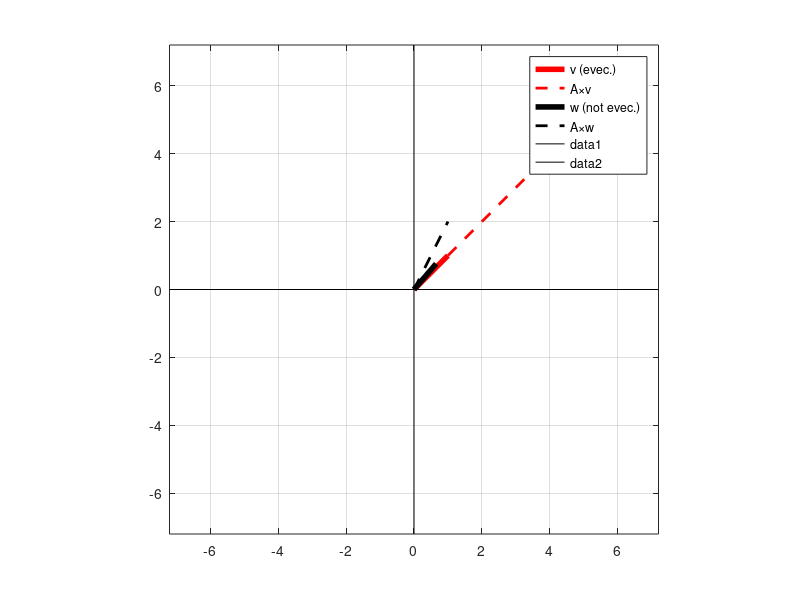
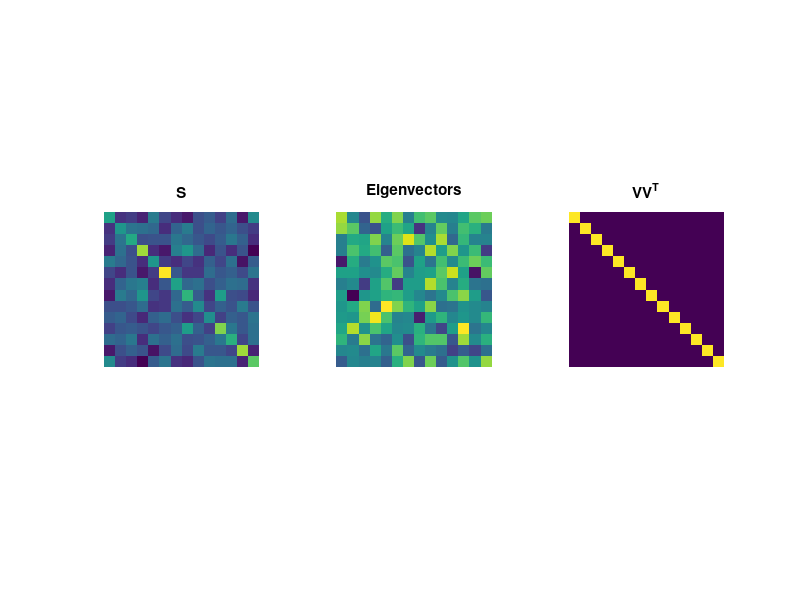
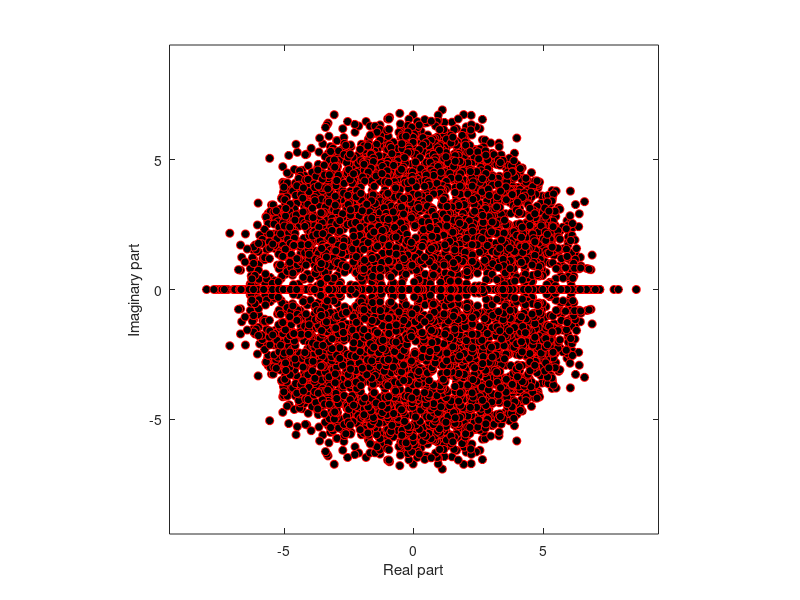

Recreate these plots in MATLAB, in order. (Note: this script raises an error after producing the figures.)
%%
%     COURSE: PCA and multivariate neural signal processing
%    SECTION: Linear algebra crash course
%      VIDEO: MATLAB: eig and svd
% Instructor: sincxpress.com
%

%% a clean MATLAB workspace is a clean mental workspace

close all
clear
clc

%% ---------------------- %%
%    Eigendecomposition    %
%   --------------------   %



%%% This cell shows a geometric picture of eigenvectors in 2D.
%   Notice that the two red lines (v and Av) are collinear, 
%   but not the two black lines (w and Aw). v is an eigenvector, w is not.


% matrix
A = [1 5; 2 4];

% extract the eigenvalues
eigvals = eig(A);


% specify two vectors
v = [ 1 1 ]';   % is an eigenvector!
w = randn(2,1); % unlikely to be an eigenvector
w = w/norm(w);  % unit length for convenience

% compute Av and Aw
Av = A*v;
Aw = A


% plot the vectors and Av
figure(1), clf
plot([0 v(1)],[0 v(2)],'r','linew',4)
hold on
plot([0 Av(1)],[0 Av(2)],'r--','linew',2)
plot([0 w(1)],[0 w(2)],'k','linew',4)
plot([0 Aw(1)],[0 Aw(2)],'k--','linew',2)
legend({'v (evec.)';'A\timesv';'w (not evec.)';'A\timesw'})

lim = max([Av(:); Aw(:)])*1.2;
axis([-1 1 -1 1]*lim)
grid on, axis square
plot(get(gca,'xlim'),[0 0],'k')
plot([0 0],get(gca,'xlim'),'k')


%%% QUESTION: Is there something special about vector v? To find out,
%             change one value of matrix A.



%% -------------------------------------- %%
%    Eigenvectors of symmetric matrices    %
%   ------------------------------------   %


%%% Symmetric matrices have many special properties. 
%   One of them is that they have orthogonal eigenvectors, 
%   which you will see in this cell.


% create a random matrix
X = randn(14);

% make a symmetric by multiplying X by its transpose
S =  X'*X;

% diagonalize it
[evecs,evals] = eig(S);


% magnitudes of each vector
sqrt( sum(evecs.^2,1) )

%%

% and make plots
figure(2), clf
subplot(131), imagesc(S)
axis square, axis off
title('S')

subplot(132), imagesc(evecs)
axis square, axis off
title('Eigenvectors')

subplot(133), imagesc( evecs*evecs')
axis square, axis off
title('VV^T')

%%% QUESTION: If VtV = I, then Vt = V^-1. How can you verify this in MATLAB?
% 
% Answer: you can inspect evecs' - inv(evecs). Note that due to computer
% rounding errors, 1e-15 (10^-15) can be considered zero.

%% side note about the eig() function

% with one output, eig returns a vector of eigenvalues
lambdas = eig(S);

% with two outputs, you get the matrices
[V,D] = eig(S);

% note the relationship between lambdas and D:
size(lambdas)
size(D)

[ lambdas diag(D) ]

%% some fun with random matrices

% Random matrices tend to have complex eigenvalues
% Those eigenvalues form a circle in the complex plane.

nIter = 150;
matsize = 40;
evals = zeros(nIter,matsize);

for i=1:nIter
    % create a random matrix
    X = randn(matsize);
    
    % extract its eigenvalues
    evals(i,:) = eig(X);
end


figure(3), clf
plot(real(evals(:)),imag(evals(:)),'ro','markerfacecolor','k')
xlabel('Real part'), ylabel('Imaginary part')
axis square
lim = max(abs(evals(:)));
axis([-1 1 -1 1]*lim*1.1)


%%% Note: This is just a fun FYI; no practical applications for this course.
% 

%% done with the eigendecomposition code



%% a clean MATLAB workspace is a clean mental workspace

close all
clear
clc

%% -------------------------------------- %%
%    Singular value decomposition (SVD)    %
%   ------------------------------------   %

% Here we will show that eigendecomposition and SVD are the same thing for
% symmetric matrices (they are *not* the same for other kinds of matrices;
% this is an example of a special property of symmetric matrices).

% create a symmetric matrix
X = randn(5);
S = X'*X;

% take its eigendecomposition
[W_eig,L_eig] = eig(S);

% take its SVD
[U_svd,S_svd,V_svd] = svd(S);


% If they are identical, their difference should be zero:
W_eig - U_svd

% deffo not zero...

%% eigenvalues and singular values

[ diag(L_eig) diag(S_svd) ]
% ah, they need to be sorted ;)

[l_eig,sidx] = sort(diag(L_eig),'desc');

% now try again:
[ l_eig diag(S_svd) ]

% now try the vectors
W_eig(:,sidx) - U_svd

% I guess some columns are zero and others not? The issue now is the sign
% uncertainty of eigenvectors:
(-W_eig(:,sidx)) - U_svd



%% ------------------- %%
%    SVD of Einstein    %
%   -----------------   %


%%% The goal here is to visualize the SVD matrices.


% import the picture
ein = imread('einstein.jpg');

% view it
figure(1), clf
imagesc(ein), axis image, axis off

% pictures are 3D (third dimension is color), but we want a "flat" matrix.
einflat = mean(ein,3);


% why doesn't eigendecomposition work?
[V,D] = eig(einflat);



% SVD of image
[U,S,V] = svd(einflat);

% image the three matrices
figure(2), clf
subplot(231), imagesc(U), axis image
title('U (left singular vectors)')

subplot(232), imagesc(S), axis image
set(gca,'clim',[0 200])
title('S (singular values)')

subplot(233), imagesc(V'), axis image
title('V^T (right singular vectors)')


% show the singular values, "raw" and percent change
singvals    = diag(S);
singvalspct = 100*singvals./sum(singvals);

subplot(223)
plot(singvals,'s-','markerfacecolor','w')
set(gca,'xlim',[0 50]), axis square
title('First 50 singular values')
xlabel('Component number'), ylabel('\sigma')


subplot(224)
plot(singvalspct,'s-','markerfacecolor','w')
set(gca,'xlim',[0 50]), axis square
title('First 50 singular values')
xlabel('Component number'), ylabel('% variance explained')

%% low-rank approximations


%%% The goal here is to recreate Einstein using a small number of the most
%   important feature dimensions.

figure(3), clf


for i=1:16
    
    % low-rank approximation
    lowapp = U(:,1:i) * S(1:i,1:i) * V(:,1:i)';
    
    % compute its rank
    matrix_rank = rank(lowapp);
    
    % visualize!
    subplot(4,4,i)
    imagesc(lowapp), axis off, axis image
    title({ "r=" + matrix_rank ; sprintf('%.0f%% var.',sum(singvalspct(1:i))) },'fontsize',8)
    
end
colormap gray


% QUESTION: How many components / what percent variance do you need to
%           get a "good" (subjective) reconstruction of Einstein? 
%           Does this give you any hope for post-mortem resurrection??


%% done.
